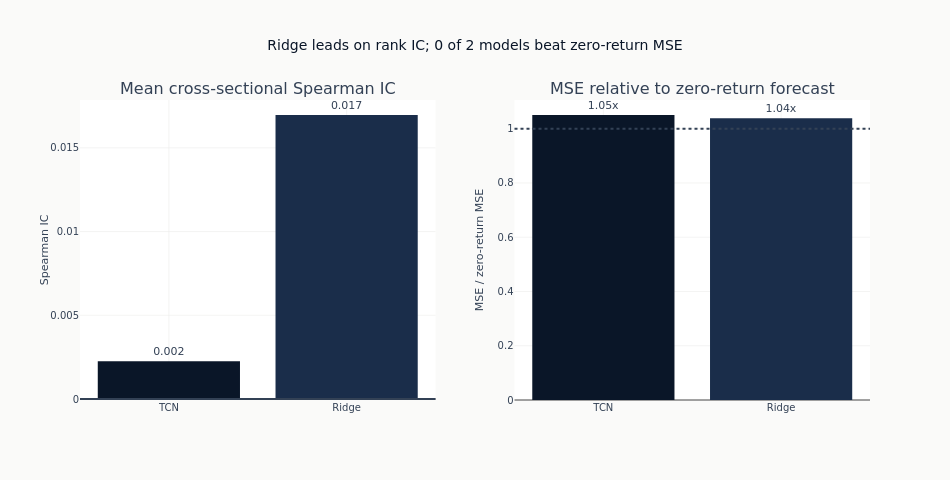

Notebook code for this chart:
### Markdown cell above
## Summary

### Code cell
model_names = ["TCN", "Ridge"]
ic_values = [test_ic, ridge_ic]
mse_ratios = [test_mse / zero_mse, ridge_mse / zero_mse]
bar_palette = {"TCN": COLORS["blue"], "Ridge": COLORS["slate"]}

fig = make_subplots(
    rows=1,
    cols=2,
    subplot_titles=("Mean cross-sectional Spearman IC", "MSE relative to zero-return forecast"),
)
for model_name, ic_value, mse_ratio in zip(model_names, ic_values, mse_ratios, strict=True):
    fig.add_trace(
        go.Bar(
            x=[model_name],
            y=[ic_value],
            name=model_name,
            marker_color=bar_palette[model_name],
            text=[f"{ic_value:.3f}"],
            textposition="outside",
            showlegend=False,
        ),
        row=1,
        col=1,
    )
    fig.add_trace(
        go.Bar(
            x=[model_name],
            y=[mse_ratio],
            name=model_name,
            marker_color=bar_palette[model_name],
            text=[f"{mse_ratio:.2f}x"],
            textposition="outside",
            showlegend=False,
        ),
        row=1,
        col=2,
    )

ic_leader = model_names[int(np.argmax(ic_values))]
mse_winners = sum(ratio < 1 for ratio in mse_ratios)
fig.add_hline(y=0, line_color=COLORS["neutral"], row=1, col=1)
fig.add_hline(y=1, line_dash="dot", line_color=COLORS["neutral"], row=1, col=2)
fig.update_layout(
    title=f"{ic_leader} leads on rank IC; {mse_winners} of 2 models beat zero-return MSE",
    width=950,
    height=480,
)
fig.update_yaxes(title_text="Spearman IC", row=1, col=1)
fig.update_yaxes(title_text="MSE / zero-return MSE", row=1, col=2)
fig.show()

### Figure 1 — Plotly figure (JSON) as saved in the notebook; plotly's stock layout.template omitted (floating-point values rounded to 4 significant figures)
{"data": [{"marker": {"color": "#0a1628"}, "name": "TCN", "showlegend": false, "text": ["0.002"], "textposition": "outside", "type": "bar", "x": ["TCN"], "xaxis": "x", "y": [0.002259], "yaxis": "y"}, {"marker": {"color": "#0a1628"}, "name": "TCN", "showlegend": false, "text": ["1.05x"], "textposition": "outside", "type": "bar", "x": ["TCN"], "xaxis": "x2", "y": [1.05], "yaxis": "y2"}, {"marker": {"color": "#1a2d4a"}, "name": "Ridge", "showlegend": false, "text": ["0.017"], "textposition": "outside", "type": "bar", "x": ["Ridge"], "xaxis": "x", "y": [0.01696], "yaxis": "y"}, {"marker": {"color": "#1a2d4a"}, "name": "Ridge", "showlegend": false, "text": ["1.04x"], "textposition": "outside", "type": "bar", "x": ["Ridge"], "xaxis": "x2", "y": [1.039], "yaxis": "y2"}], "layout": {"annotations": [{"font": {"size": 16}, "showarrow": false, "text": "Mean cross-sectional Spearman IC", "x": 0.225, "xanchor": "center", "xref": "paper", "y": 1.0, "yanchor": "bottom", "yref": "paper"}, {"font": {"size": 16}, "showarrow": false, "text": "MSE relative to zero-return forecast", "x": 0.775, "xanchor": "center", "xref": "paper", "y": 1.0, "yanchor": "bottom", "yref": "paper"}], "height": 480, "shapes": [{"line": {"color": "#334155"}, "type": "line", "x0": 0, "x1": 1, "xref": "x domain", "y0": 0, "y1": 0, "yref": "y"}, {"line": {"color": "#334155", "dash": "dot"}, "type": "line", "x0": 0, "x1": 1, "xref": "x2 domain", "y0": 1, "y1": 1, "yref": "y2"}], "title": {"text": "Ridge leads on rank IC; 0 of 2 models beat zero-return MSE"}, "width": 950, "xaxis": {"anchor": "y", "domain": [0.0, 0.45]}, "xaxis2": {"anchor": "y2", "domain": [0.55, 1.0]}, "yaxis": {"anchor": "x", "domain": [0.0, 1.0], "title": {"text": "Spearman IC"}}, "yaxis2": {"anchor": "x2", "domain": [0.0, 1.0], "title": {"text": "MSE / zero-return MSE"}}}}
